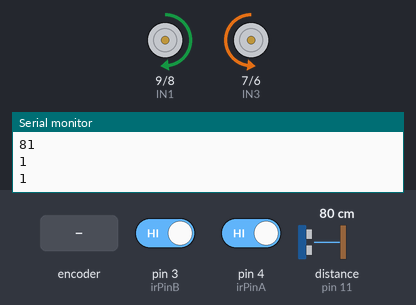
A sketch run on a simulated Arduino Nano, built with avr-gcc and run on an emulated ATmega328P. On the bench: motor-driver pin pairs drawn as motors (green arrow = first pin HIGH = forward, orange = second pin HIGH = backward, longer = more drive, scaled by the enable pin), the last lines printed to the serial monitor. The inputs (shaded band) are chosen by the test bench; at power-on: distance to the obstacle (sensor on pin 11) 80 cm, pin 3 (irPinB) HIGH, pin 4 (irPinA) HIGH. The echo pulse lasts 58.3 µs per cm.

Above: at 6.2 s.
6.3 s: rotary encoder on pin 4 (irPinA) / pin 3 (irPinB) turned 1 step (first pin leading)
At 6.7 s:
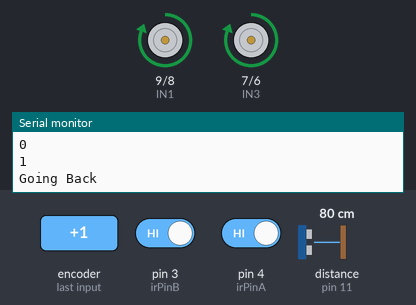
8.3 s: distance to the obstacle (sensor on pin 11) set to 34 cm
11.3 s: distance to the obstacle (sensor on pin 11) set to 28 cm
At 12.5 s:
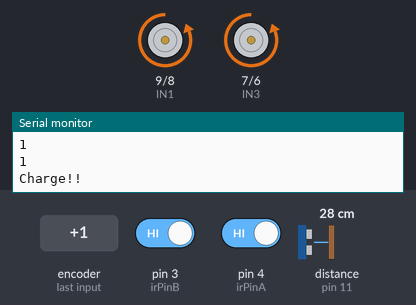
12.8 s: rotary encoder on pin 4 (irPinA) / pin 3 (irPinB) turned 2 steps (second pin leading)
At 13.7 s:
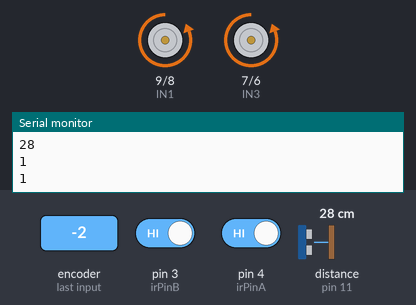
14.8 s: distance to the obstacle (sensor on pin 11) set to 60 cm
At 15.2 s:
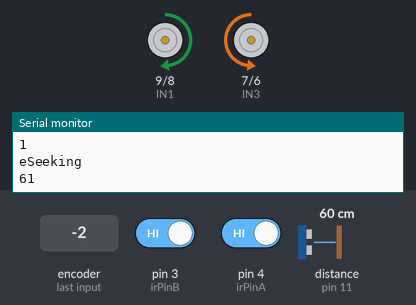
16.3 s: distance to the obstacle (sensor on pin 11) set to 2 cm
At 17.4 s:
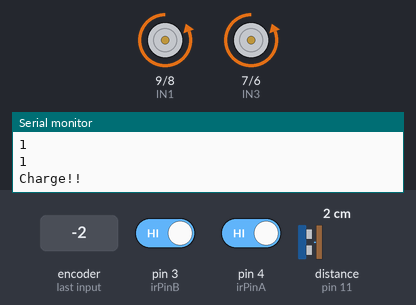
Timing chart, 0 to 18.8 s (numbered marks = the images above; inputs shaded):
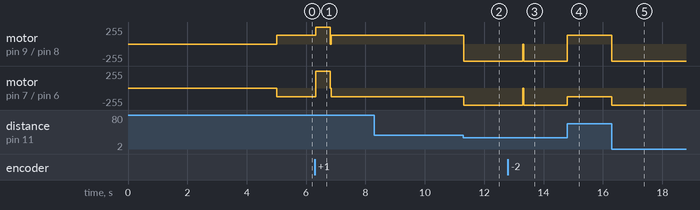

Measured:
- the behaviour switches between 31 and 30 cm on distance to the obstacle (sensor on pin 11) (found by bisection; images 1 and 2)
- after the input at 6.3 s, motor on pin 9 (IN1) / pin 8 (IN2): forward 130/255 → forward 255/255 at once, → forward 130/255 0.50 s later; motor on pin 7 (IN3) / pin 6 (IN4): backward 130/255 → forward 255/255 at once, → backward 130/255 0.50 s later
- after the input at 11.3 s, motor on pin 9 (IN1) / pin 8 (IN2): forward 130/255 → backward 255/255 at once; motor on pin 7 (IN3) / pin 6 (IN4): backward 130/255 → backward 255/255 at once
- after the input at 12.8 s, motor on pin 9 (IN1) / pin 8 (IN2), motor on pin 7 (IN3) / pin 6 (IN4): backward 255/255 → stopped after 0.51 s, → backward 255/255 0.02 s later
- after the input at 14.8 s, motor on pin 9 (IN1) / pin 8 (IN2): backward 255/255 → forward 130/255 at once; motor on pin 7 (IN3) / pin 6 (IN4): backward 255/255 → backward 130/255 at once
- after the input at 16.3 s, motor on pin 9 (IN1) / pin 8 (IN2): forward 130/255 → backward 255/255 at once; motor on pin 7 (IN3) / pin 6 (IN4): backward 130/255 → backward 255/255 at once

The sketch:

Nano-Sumo.ino
```cpp
//import newping (better ultrasonic stuff)
#include "NewPing.h"
//ultrasonic variables-------------------------------------------------------
#define trigPin 12
#define echoPin 11

long duration;
int distance;

//IR sensor variables------------------------------------------------------
#define irPinA 4
#define irPinB 3

//motor variables-----------------------------------------------------------
//motor 1
#define ENA 10
#define IN1 9
#define IN2 8

//motor 2
#define ENB 5
#define IN3 7
#define IN4 6

NewPing sonar(trigPin,echoPin,80);
int Speed = 255;

void setup() {
  Serial.begin(9600);
  //ultrasonic variables---------------------------------------------------
  pinMode(trigPin, OUTPUT);
  pinMode(echoPin, INPUT);
  //IR sensor variabkles-------------------------------------------------
  pinMode(irPinA, INPUT);
  pinMode(irPinB, INPUT);
  //pinMode(irBPin, INPUT);
  //MOTOR---------------------------------------------------------------
  pinMode(ENA, OUTPUT);
  pinMode(IN1, OUTPUT);
  pinMode(IN2, OUTPUT);
  pinMode(IN3, OUTPUT);
  pinMode(IN4, OUTPUT);
  pinMode(ENB, OUTPUT);

  delay(5000);
}


void carRotate(){
  analogWrite(ENA, 130);
  analogWrite(ENB, 130);
  //left wheel
  digitalWrite(IN1, HIGH);
  digitalWrite(IN2, LOW);
  //right wheel
  digitalWrite(IN3, LOW);
  digitalWrite(IN4, HIGH);
}
void carForward(){
  analogWrite(ENA, Speed);
  analogWrite(ENB, Speed);

  //left wheel
  digitalWrite(IN1, LOW);
  digitalWrite(IN2, HIGH);
  //right wheel
  digitalWrite(IN3, LOW);
  digitalWrite(IN4, HIGH);
}
void carBack(){
  analogWrite(ENA, Speed);
  analogWrite(ENB, Speed);

  //left wheel
  digitalWrite(IN1, HIGH);
  digitalWrite(IN2, LOW);
  //right wheel
  digitalWrite(IN3, HIGH);
  digitalWrite(IN4, LOW);

  delay(500);
  analogWrite(ENA, 0);
  analogWrite(ENB, 0);
}
void carFrontRecover(){
  analogWrite(ENA, Speed);
  analogWrite(ENB, Speed);

  //left wheel
  digitalWrite(IN1, LOW);
  digitalWrite(IN2, HIGH);
  //right wheel
  digitalWrite(IN3, LOW);
  digitalWrite(IN4, HIGH);

  delay(500);
  analogWrite(ENA, 0);
  analogWrite(ENB, 0);
}
void carStop(){
  //left wheel
  digitalWrite(IN1, LOW);
  digitalWrite(IN2, LOW);
  //right wheel
  digitalWrite(IN3, LOW);
  digitalWrite(IN4, LOW);
}

void loop() {

  int distance = sonar.ping_cm();
  int irstatusA = digitalRead(irPinA);
  int irstatusB = digitalRead(irPinB);
  Serial.println(distance);
  Serial.println(irstatusA);
  Serial.println(irstatusB);
  if(irstatusA == 0){
    Serial.println("Going Back");
    carBack();
  } else if(irstatusB == 0){
    Serial.println("Return to Arena!");
    carFrontRecover();
  }
   else if(distance <= 30 && distance != 0){
    Serial.println("Charge!!");
    carForward();
  } else {
    Serial.println("eSeeking");
    carRotate();
  }
  delay(20);

}
```
